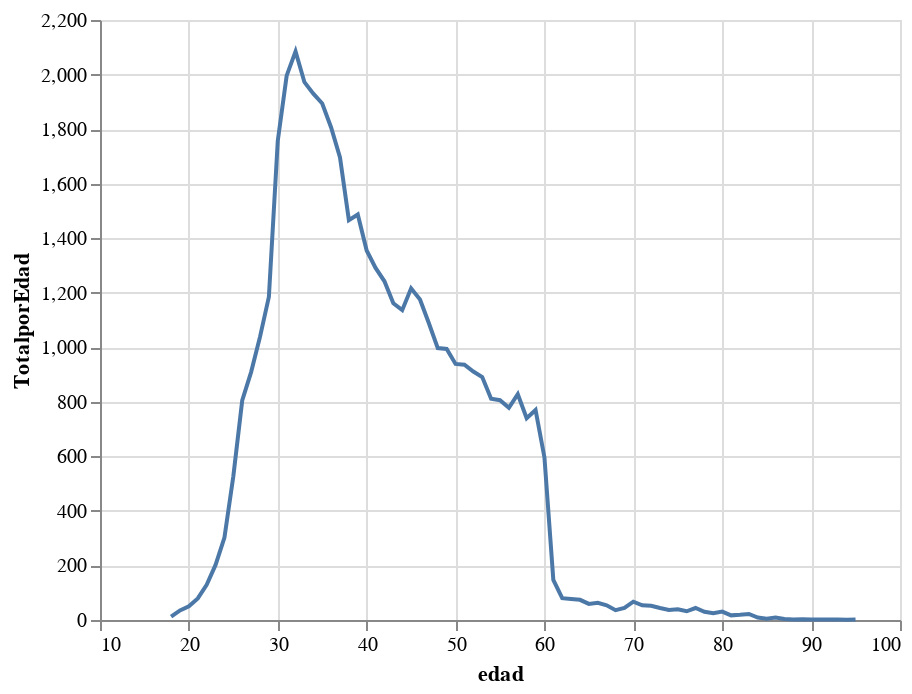

Write notebook code for a chart like this one.
### Code cell
alt.Chart(TotalporEdad).mark_line().encode(x='edad', y='TotalporEdad')

### Figure 1 — Vega-Lite specification as saved in the notebook (floating-point values rounded to 4 significant figures)
{"config": {"view": {"continuousWidth": 400, "continuousHeight": 300}}, "data": {"name": "data-dcca7e1404b12ab7f04e23e4eb0f80bb"}, "mark": "line", "encoding": {"x": {"type": "quantitative", "field": "edad"}, "y": {"type": "quantitative", "field": "TotalporEdad"}}, "$schema": "https://vega.github.io/schema/vega-lite/v4.8.1.json", "datasets": {"data-dcca7e1404b12ab7f04e23e4eb0f80bb": [{"edad": 18, "TotalporEdad": 12}, {"edad": 19, "TotalporEdad": 35}, {"edad": 20, "TotalporEdad": 50}, {"edad": 21, "TotalporEdad": 79}, {"edad": 22, "TotalporEdad": 129}, {"edad": 23, "TotalporEdad": 202}, {"edad": 24, "TotalporEdad": 302}, {"edad": 25, "TotalporEdad": 527}, {"edad": 26, "TotalporEdad": 805}, {"edad": 27, "TotalporEdad": 909}, {"edad": 28, "TotalporEdad": 1038}, {"edad": 29, "TotalporEdad": 1185}, {"edad": 30, "TotalporEdad": 1757}, {"edad": 31, "TotalporEdad": 1996}, {"edad": 32, "TotalporEdad": 2085}, {"edad": 33, "TotalporEdad": 1972}, {"edad": 34, "TotalporEdad": 1930}, {"edad": 35, "TotalporEdad": 1894}, {"edad": 36, "TotalporEdad": 1806}, {"edad": 37, "TotalporEdad": 1696}, {"edad": 38, "TotalporEdad": 1466}, {"edad": 39, "TotalporEdad": 1487}, {"edad": 40, "TotalporEdad": 1355}, {"edad": 41, "TotalporEdad": 1291}, {"edad": 42, "TotalporEdad": 1242}, {"edad": 43, "TotalporEdad": 1161}, {"edad": 44, "TotalporEdad": 1136}, {"edad": 45, "TotalporEdad": 1216}, {"edad": 46, "TotalporEdad": 1175}, {"edad": 47, "TotalporEdad": 1088}, {"edad": 48, "TotalporEdad": 997}, {"edad": 49, "TotalporEdad": 994}, {"edad": 50, "TotalporEdad": 939}, {"edad": 51, "TotalporEdad": 936}, {"edad": 52, "TotalporEdad": 911}, {"edad": 53, "TotalporEdad": 891}, {"edad": 54, "TotalporEdad": 811}, {"edad": 55, "TotalporEdad": 806}, {"edad": 56, "TotalporEdad": 778}, {"edad": 57, "TotalporEdad": 828}, {"edad": 58, "TotalporEdad": 740}, {"edad": 59, "TotalporEdad": 770}, {"edad": 60, "TotalporEdad": 596}, {"edad": 61, "TotalporEdad": 147}, {"edad": 62, "TotalporEdad": 80}, {"edad": 63, "TotalporEdad": 77}, {"edad": 64, "TotalporEdad": 74}, {"edad": 65, "TotalporEdad": 59}, {"edad": 66, "TotalporEdad": 63}, {"edad": 67, "TotalporEdad": 54}, {"edad": 68, "TotalporEdad": 36}, {"edad": 69, "TotalporEdad": 44}, {"edad": 70, "TotalporEdad": 67}, {"edad": 71, "TotalporEdad": 54}, {"edad": 72, "TotalporEdad": 52}, {"edad": 73, "TotalporEdad": 44}, {"edad": 74, "TotalporEdad": 37}, {"edad": 75, "TotalporEdad": 39}, {"edad": 76, "TotalporEdad": 32}, {"edad": 77, "TotalporEdad": 44}, {"edad": 78, "TotalporEdad": 30}, {"edad": 79, "TotalporEdad": 25}, {"edad": 80, "TotalporEdad": 31}, {"edad": 81, "TotalporEdad": 17}, {"edad": 82, "TotalporEdad": 19}, {"edad": 83, "TotalporEdad": 22}, {"edad": 84, "TotalporEdad": 9}, {"edad": 85, "TotalporEdad": 5}, {"edad": 86, "TotalporEdad": 9}, {"edad": 87, "TotalporEdad": 4}, {"edad": 88, "TotalporEdad": 2}, {"edad": 89, "TotalporEdad": 3}, {"edad": 90, "TotalporEdad": 2}, {"edad": 92, "TotalporEdad": 2}, {"edad": 93, "TotalporEdad": 2}, {"edad": 94, "TotalporEdad": 1}, {"edad": 95, "TotalporEdad": 2}]}}
